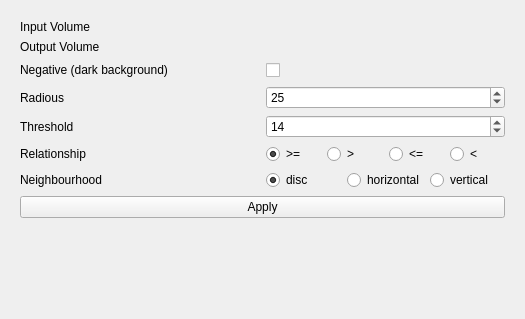
<?xml version="1.0" encoding="UTF-8"?>
<ui version="4.0">
 <class>qSlicerloadableModuleModuleWidget</class>
 <widget class="qSlicerWidget" name="qSlicerloadableModuleModuleWidget">
  <property name="geometry">
   <rect>
    <x>0</x>
    <y>0</y>
    <width>525</width>
    <height>319</height>
   </rect>
  </property>
  <property name="windowTitle">
   <string>loadableModule</string>
  </property>
  
  <layout class="QVBoxLayout" name="verticalLayout">
   <item>
    <widget class="ctkCollapsibleButton" name="CTKCollapsibleButton" native="true">
     <property name="text" stdset="0">
      <string>Display</string>
     </property>

     <layout class="QGridLayout" name="gridLayout">
      <item row="0" column="0">
       <widget class="QLabel" name="InputVolumeLabel">
        <property name="text">
         <string>Input Volume</string>
        </property>
       </widget>
      </item>
      <item row="0" column="1">
       <widget class="qMRMLNodeComboBox" name="InputNodeComboBox">
        <property name="nodeTypes">
         <stringlist>
          <string>vtkMRMLScalarVolumeNode</string>
          <string>vtkMRMLModelNode</string>
         </stringlist>
        </property>
        <property name="addEnabled">
         <bool>false</bool>
        </property>
        <property name="removeEnabled">
         <bool>false</bool>
        </property>
        <property name="editEnabled">
         <bool>true</bool>
        </property>
       </widget>
      </item>

      <item row="1" column="0">
       <widget class="QLabel" name="OutputVolumeLabel">
        <property name="text">
         <string>Output Volume</string>
        </property>
       </widget>
      </item>
      <item row="1" column="1">
       <widget class="qMRMLNodeComboBox" name="OutputNodeComboBox">
        <property name="sizePolicy">
         <sizepolicy hsizetype="Preferred" vsizetype="Fixed">
          <horstretch>0</horstretch>
          <verstretch>0</verstretch>
         </sizepolicy>
        </property>
        <property name="nodeTypes">
         <stringlist>
          <string>vtkMRMLScalarVolumeNode</string>
          <string>vtkMRMLModelNode</string>
         </stringlist>
        </property>
        <property name="addEnabled">
         <bool>true</bool>
        </property>
        <property name="removeEnabled">
         <bool>false</bool>
        </property>
        <property name="editEnabled">
         <bool>false</bool>
        </property>
       </widget>
      </item>

      <item row="2" column="0">
       <widget class="QLabel" name="NegativeLabel">
        <property name="text">
         <string>Negative (dark background)</string>
        </property>
       </widget>
      </item>
      <item row="2" column="1">
       <widget class="QCheckBox" name="NegativeCheckBox">
        <property name="toolTip">
         <string>Negate input image</string>
        </property>
        <property name="text">
         <string> </string>
        </property>
       </widget>
      </item>

      <item row="3" column="0">
       <widget class="QLabel" name="RadiousLabel">
        <property name="text">
         <string>Radious</string>
        </property>
       </widget>
      </item>
      <item row="3" column="1">
       <widget class="QSpinBox" name="RadiousSpinBox">
        <property name="toolTip">
         <string>Radious of the mask</string>
        </property>
        <property name="value">
         <number>25</number>
        </property>
       </widget>
      </item>

      <item row="4" column="0">
       <widget class="QLabel" name="ThresholdLabel">
        <property name="text">
         <string>Threshold</string>
        </property>
       </widget>
      </item>
      <item row="4" column="1">
       <widget class="QSpinBox" name="ThreholdSpinBox">
        <property name="toolTip">
         <string>Threshold</string>
        </property>
        <property name="value">
         <number>14</number>
        </property>
       </widget>
      </item>

      <item row="5" column="0">
       <widget class="QLabel" name="RelationshipLabel">
        <property name="text">
         <string>Relationship</string>
        </property>
       </widget>
      </item>
      <item row="5" column="1">
       <layout class="QHBoxLayout" name="horizontalLayout_1">
        <item>
         <widget class="QRadioButton" name="GreaterOrEqualRadioButton">
          <property name="sizePolicy">
           <sizepolicy hsizetype="Minimum" vsizetype="Fixed">
            <horstretch>0</horstretch>
            <verstretch>0</verstretch>
           </sizepolicy>
          </property>
          <property name="toolTip">
           <string>Show numeric value as label text</string>
          </property>
          <property name="text">
           <string>&gt;=</string>
          </property>
          <property name="checked">
           <bool>true</bool>
          </property>
          <attribute name="buttonGroup">
           <string notr="true">RelationshipButtonGroup</string>
          </attribute>
         </widget>
        </item>
        <item>
         <widget class="QRadioButton" name="GreaterRadioButton">
          <property name="toolTip">
           <string>Show color name as label text</string>
          </property>
          <property name="text">
           <string>&gt;</string>
          </property>
          <attribute name="buttonGroup">
           <string notr="true">RelationshipButtonGroup</string>
          </attribute>
         </widget>
        </item>
        <item>
         <widget class="QRadioButton" name="LessOrEqualRadioButton">
          <property name="toolTip">
           <string>Show color name as label text</string>
          </property>
          <property name="text">
           <string>&lt;=</string>
          </property>
          <attribute name="buttonGroup">
           <string notr="true">RelationshipButtonGroup</string>
          </attribute>
         </widget>
        </item>
        <item>
         <widget class="QRadioButton" name="LessRadioButton">
          <property name="toolTip">
           <string>Show color name as label text</string>
          </property>
          <property name="text">
           <string>&lt;</string>
          </property>
          <attribute name="buttonGroup">
           <string notr="true">RelationshipButtonGroup</string>
          </attribute>
         </widget>
        </item>
       </layout>
      </item>

      <item row="6" column="0">
       <widget class="QLabel" name="NeighbourhoodLabel">
        <property name="text">
         <string>Neighbourhood</string>
        </property>
       </widget>
      </item>
      <item row="6" column="1">
       <layout class="QHBoxLayout" name="horizontalLayout_2">
        <item>
         <widget class="QRadioButton" name="DiscRadioButton">
          <property name="sizePolicy">
           <sizepolicy hsizetype="Minimum" vsizetype="Fixed">
            <horstretch>0</horstretch>
            <verstretch>0</verstretch>
           </sizepolicy>
          </property>
          <property name="text">
           <string>disc</string>
          </property>
          <property name="checked">
           <bool>true</bool>
          </property>
          <attribute name="buttonGroup">
           <string notr="true">NeighbourhoodButtonGroup</string>
          </attribute>
         </widget>
        </item>
        <item>
         <widget class="QRadioButton" name="HorizontalRadioButton">
          <property name="toolTip">
           <string>Show color name as label text</string>
          </property>
          <property name="text">
           <string>horizontal</string>
          </property>
          <attribute name="buttonGroup">
           <string notr="true">NeighbourhoodButtonGroup</string>
          </attribute>
         </widget>
        </item>
        <item>
         <widget class="QRadioButton" name="VerticalRadioButton">
          <property name="text">
           <string>vertical</string>
          </property>
          <attribute name="buttonGroup">
           <string notr="true">NeighbourhoodButtonGroup</string>
          </attribute>
         </widget>
        </item>
       </layout>
      </item>

      <item row="7" column="0" colspan="2">
       <widget class="QPushButton" name="ApplyButton">
        <property name="text">
         <string>Apply</string>
        </property>
       </widget>
      </item>
     </layout>
    </widget>
   </item>
   <item>
    <spacer name="verticalSpacer">
     <property name="orientation">
      <enum>Qt::Vertical</enum>
     </property>
     <property name="sizeHint" stdset="0">
      <size>
       <width>0</width>
       <height>0</height>
      </size>
     </property>
    </spacer>
   </item>
  </layout>
 </widget>

 <customwidgets>
  <customwidget>
   <class>qSlicerWidget</class>
   <extends>QWidget</extends>
   <header>qSlicerWidget.h</header>
   <container>1</container>
  </customwidget>
  <customwidget>
   <class>ctkCollapsibleButton</class>
   <extends>QWidget</extends>
   <header>ctkCollapsibleButton.h</header>
   <container>1</container>
  </customwidget>
  <customwidget>
   <class>qMRMLNodeComboBox</class>
   <extends>QWidget</extends>
   <header>qMRMLNodeComboBox.h</header>
   <container>1</container>
  </customwidget>
  <customwidget>
   <class>qSlicerloadableModuleFooBarWidget</class>
   <extends>QWidget</extends>
   <header>qSlicerloadableModuleFooBarWidget.h</header>
   <container>1</container>
  </customwidget>
 </customwidgets>
 <resources>
  <include location="../../../../../../Libs/MRML/Widgets/Resources/qMRMLWidgets.qrc"/>
 </resources>
 <connections>
  <connection>
    <sender>qSlicerloadableModuleModuleWidget</sender>
    <signal>mrmlSceneChanged(vtkMRMLScene*)</signal>
    <receiver>InputNodeComboBox</receiver>
    <slot>setMRMLScene(vtkMRMLScene*)</slot>
  </connection>
  <connection>
    <sender>qSlicerloadableModuleModuleWidget</sender>
    <signal>mrmlSceneChanged(vtkMRMLScene*)</signal>
    <receiver>OutputNodeComboBox</receiver>
    <slot>setMRMLScene(vtkMRMLScene*)</slot>
  </connection>
 </connections>
 <buttongroups>
  <buttongroup name="RelationshipButtonGroup"/>
  <buttongroup name="NeighbourhoodButtonGroup"/>
 </buttongroups>
</ui>
